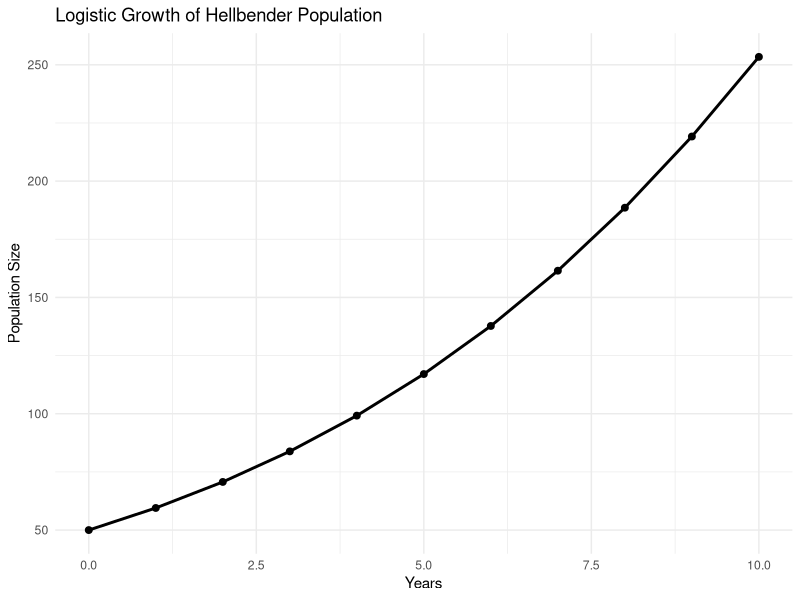
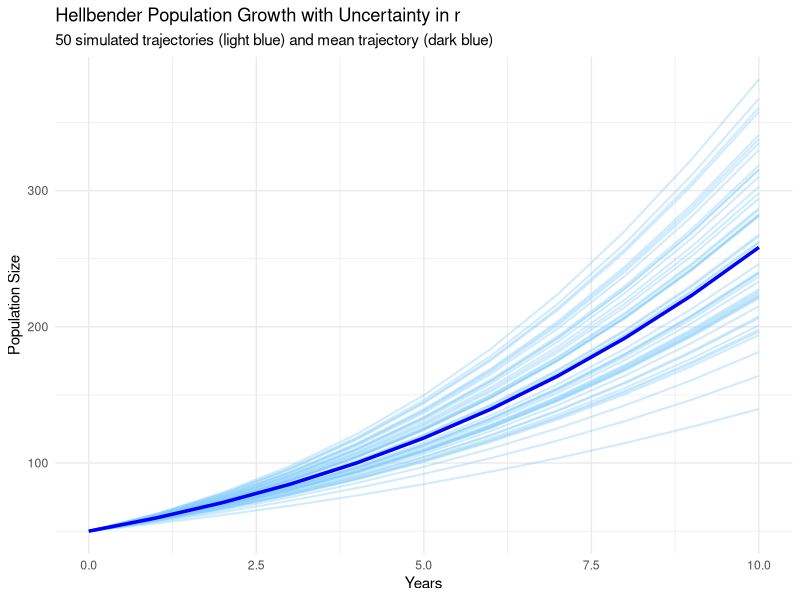
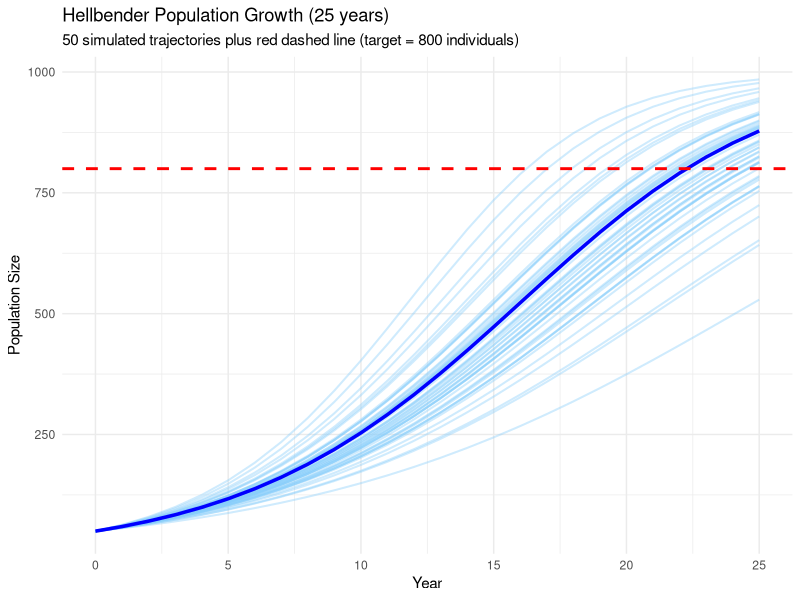
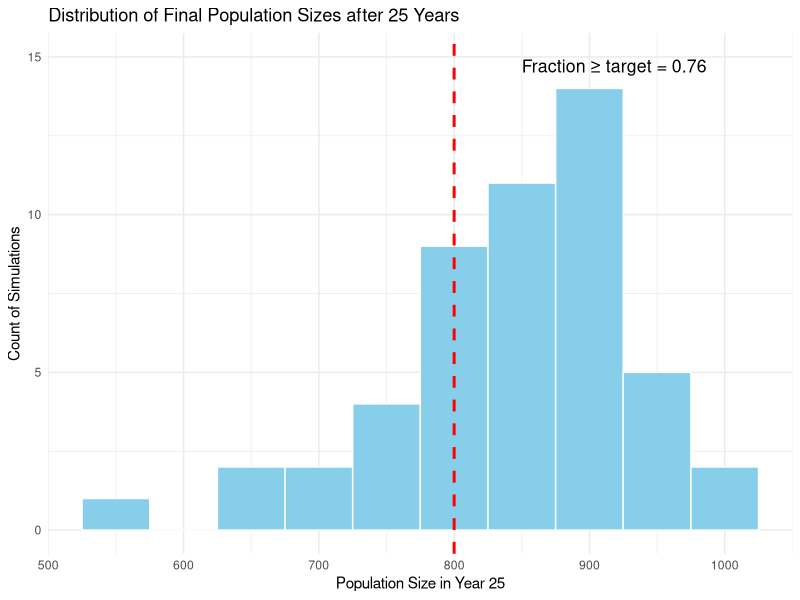

Write the R code that produced these figures, in order.
##########################
####### Homework 6 #######
##########################

# Group members: Keeley Kuru and Elizabeth Braatz
# Date: 10/9/25

# -- Objective 1 -- #

library(ggplot2)

# A. 
# Parameters
N0 <- 50
r <- 0.2
K <- 1000
years <- 10

# Create vector
N <- numeric(years + 1)
N[1] <- N0

# Loop over years
for (t in 1:years) {
  N[t + 1] <- N[t] + r * N[t] * (1 - N[t] / K)
}

# Create a dataframe for ggplot2
df <- data.frame(
  Year = 0:years,
  Population = N
)

# B. 
# Plot the time series using ggplot2
ggplot(df, aes(x = Year, y = Population)) +
  geom_line(color = "black", size = 1) +
  geom_point(size = 2) +
  labs(title = "Logistic Growth of Hellbender Population",
       x = "Years",
       y = "Population Size") +
  theme_minimal()

# -- Objective 2 -- #

# A. Simulate 50 different population size time series using the model above
# Parameters
N0 <- 50
K <- 1000
years <- 10
mean_r <- 0.2
sd_r <- 0.03
n_sims <- 50

# Generate random r values
r_values <- rnorm(n_sims, mean = mean_r, sd = sd_r)

# Run the logistical model
sim_results <- data.frame()

for (i in 1:n_sims) {
  N <- numeric(years + 1)
  N[1] <- N0
  r <- r_values[i]
  
  for (t in 1:years) {
    N[t + 1] <- N[t] + r * N[t] * (1 - N[t] / K)
  }
  
  temp_df <- data.frame(
    Year = 0:years,
    Population = N,
    Simulation = paste0("Sim_", i)
  )
  
  sim_results <- rbind(sim_results, temp_df)
}

# Expected (mean) trajectory using mean r
N_mean <- numeric(years + 1)
N_mean[1] <- N0
for (t in 1:years) {
  N_mean[t + 1] <- N_mean[t] + r * N_mean[t] * (1 - N_mean[t] / K)
}
mean_df <- data.frame(Year = 0:years, Population = N_mean)

# B.
# create a new figure (using ggplot2) that shows both the expected population time series
# as well as a range of plausible alternatives
library(ggplot2)

ggplot() +
  geom_line(data = sim_results, aes(x = Year, y = Population, group = Simulation),
            color = "lightskyblue", alpha = 0.4, size = 0.7) +
  geom_line(data = mean_df, aes(x = Year, y = Population),
            color = "blue", size = 1.2) +
  labs(title = "Hellbender Population Growth with Uncertainty in r",
       subtitle = "50 simulated trajectories (light blue) and mean trajectory (dark blue)",
       x = "Years",
       y = "Population Size") +
  theme_minimal()
  

# -- Objective 3 -- #

library(ggplot2)

# Parameters
N0 <- 50
K <- 1000
target <- 0.8 * K
years <- 25
mean_r <- 0.2
sd_r <- 0.03
n_sims <- 50

# Generate r values and simulate 25-year trajectories
r_values <- rnorm(n_sims, mean = mean_r, sd = sd_r)
sim_results <- data.frame()
final_pop <- numeric(n_sims)

for (i in 1:n_sims) {
  N <- numeric(years + 1)
  N[1] <- N0
  r <- r_values[i]
  
  for (t in 1:years) {
    N[t + 1] <- N[t] + r * N[t] * (1 - N[t] / K)
  }
  
  final_pop[i] <- N[years + 1]
  temp_df <- data.frame(Year = 0:years,
                        Population = N,
                        Simulation = paste0("Sim_", i))
  sim_results <- rbind(sim_results, temp_df)
}

# Mean trajectory (for reference)
N_mean <- numeric(years + 1)
N_mean[1] <- N0
for (t in 1:years) {
  N_mean[t + 1] <- N_mean[t] + mean_r * N_mean[t] * (1 - N_mean[t] / K)
}
mean_df <- data.frame(Year = 0:years, Population = N_mean)

# Plot all trajectories plus the red target line
p1 <- ggplot() +
  geom_line(data = sim_results, aes(x = Year, y = Population, group = Simulation),
            color = "lightskyblue", alpha = 0.4, size = 0.7) +
  geom_line(data = mean_df, aes(x = Year, y = Population),
            color = "blue", size = 1.2) +
  geom_hline(yintercept = target, linetype = "dashed", color = "red", size = 1) +
  labs(title = "Hellbender Population Growth (25 years)",
       subtitle = "50 simulated trajectories plus red dashed line (target = 800 individuals)",
       x = "Year", y = "Population Size") +
  theme_minimal()

p1

# Histogram of final populations
frac_meeting_target <- mean(final_pop >= target)

p2 <- ggplot(data.frame(FinalPop = final_pop), aes(x = FinalPop)) +
  geom_histogram(binwidth = 50, fill = "skyblue", color = "white") +
  geom_vline(xintercept = target, linetype = "dashed", color = "red", size = 1) +
  annotate("text", x = target + 50, 
           y = max(hist(final_pop, plot = FALSE)$counts), 
           label = paste0("Fraction ≥ target = ", round(frac_meeting_target, 2)),
           hjust = 0, vjust = 1.2, color = "black", size = 4.5) +
  labs(title = "Distribution of Final Population Sizes after 25 Years",
       x = "Population Size in Year 25",
       y = "Count of Simulations") +
  theme_minimal()

p2
